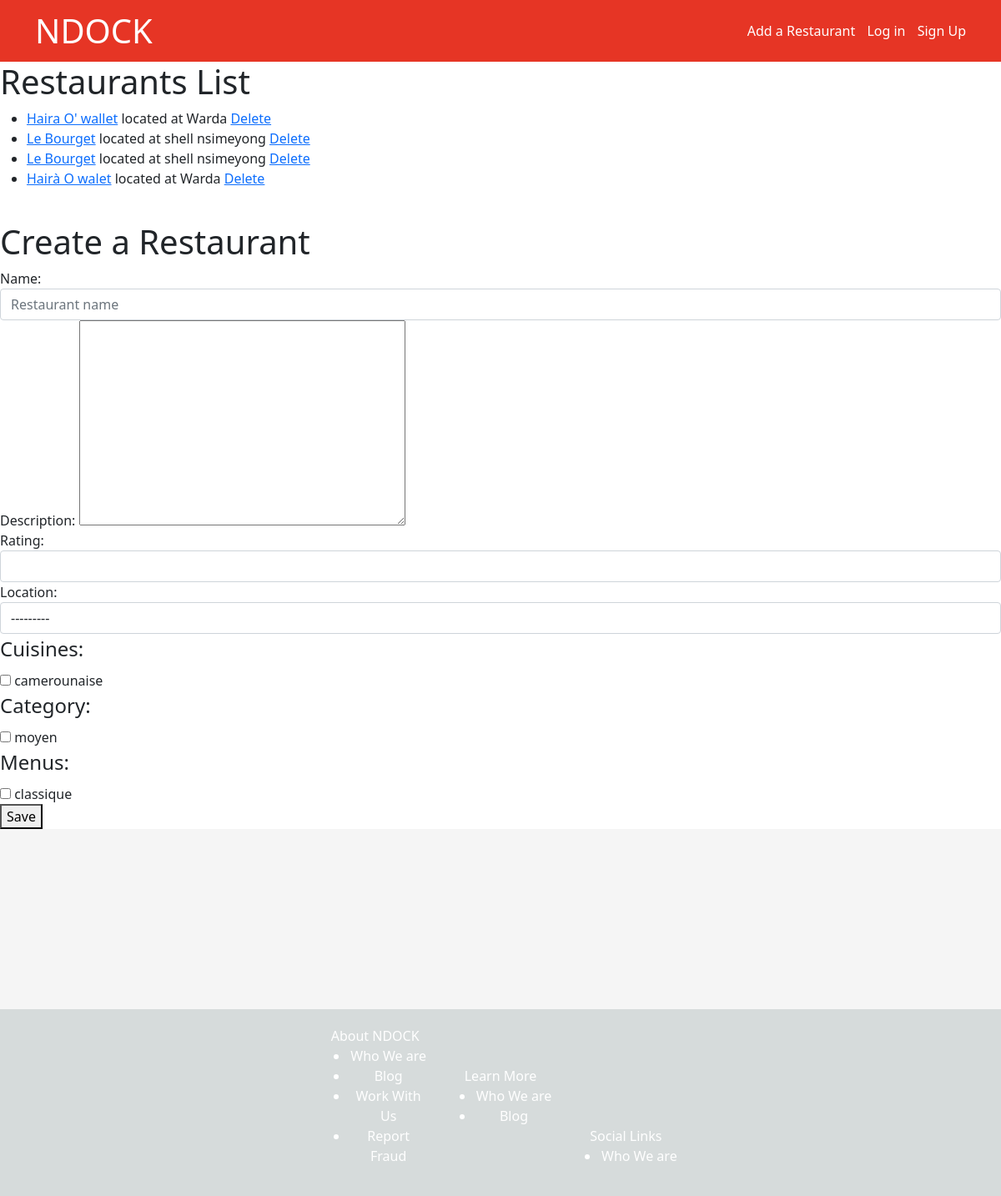
/, run on an earlier commit of the app's database.
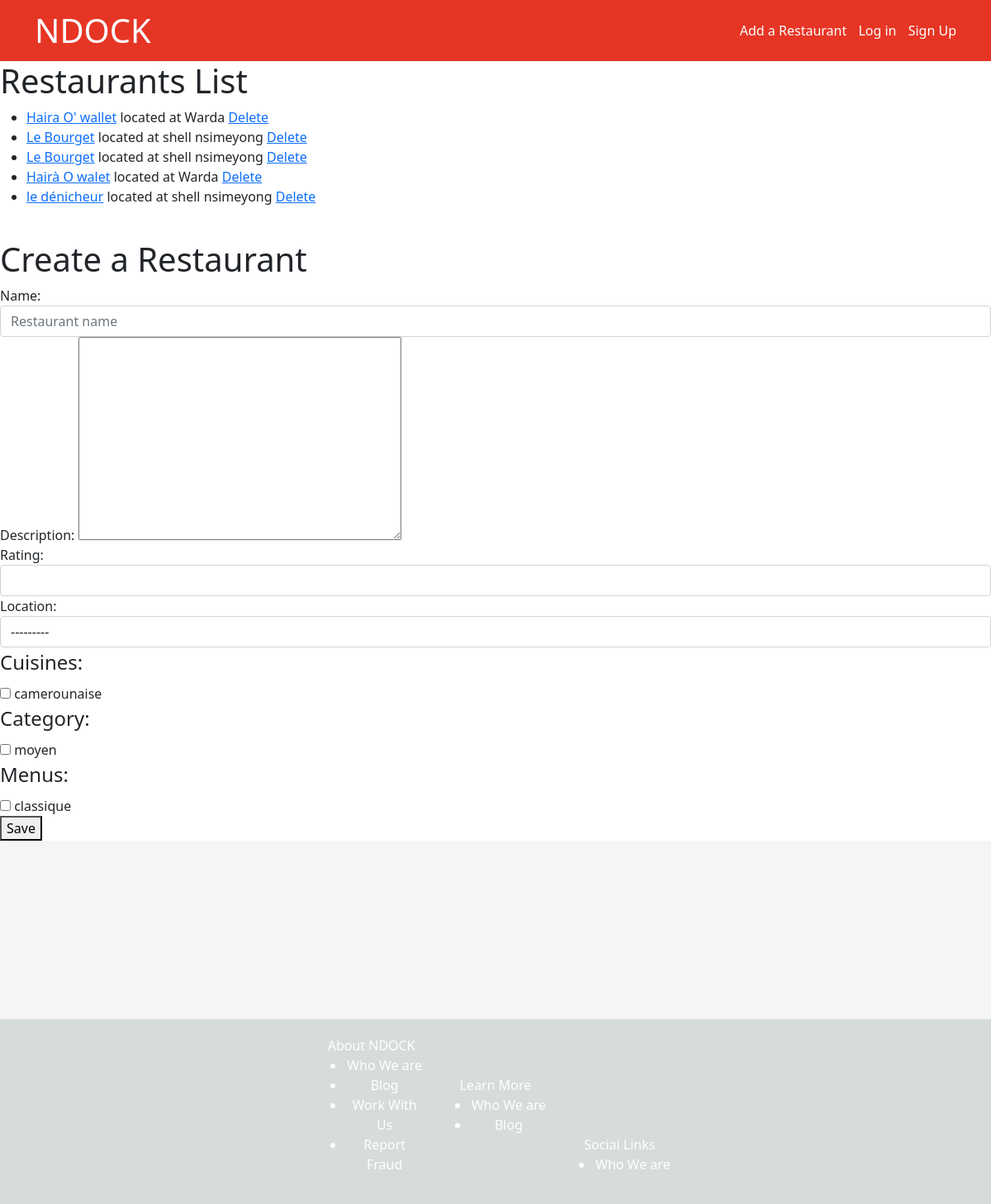
And on a later commit of the database.
### restaurant/models.py (models this page shows, shortened)
class Restaurant(models.Model):
    name = models.CharField(max_length=255)
    description = models.TextField(blank=True, null=True)
    rating = models.DecimalField(max_digits=3, decimal_places=2)
    location = models.ForeignKey(
        'Location', on_delete=models.CASCADE, related_name='restaurants')
    cuisines = models.ManyToManyField('Cuisine', related_name='restaurants')
    category = models.ManyToManyField(
        "MenuCategory", related_name='restaurants')
    menus = models.ManyToManyField('Menu', related_name='menu_restaurants')
    search_fields = ['name', 'location', 'cuisines', 'menus', 'category']
    def average_rating(self):
        ratings = self.rating
        if ratings:
            return round(ratings, 2)
        return None
    """ When having ratings from users

        def get_average_rating(self):
            # Calculate and return the average rating for the restaurant
        ratings = self.reviews.values_list('rating', flat=True)
        if ratings:
            average_rating = sum(ratings) / len(ratings)
            return round(average_rating, 2)
        return None
    """

class Location(models.Model):
    name = models.CharField(max_length=255)
    lattide = models.CharField(max_length=255, blank=True, null=True)
    longitude = models.CharField(max_length=255, blank=True, null=True)
    def __str__(self):
        return f"{self.name}"

### restaurant/views.py (the view, shortened to what this page needs)
# urls.py: path('', views.restaurant_list, name='restaurant_list'),
def restaurant_list(request):
    context = {}
    restaurants = Restaurant.objects.all()
    context['restaurants'] = restaurants
    form = RestaurantForm()
    context['form'] = form
    return render(request, 'restaurant/restaurant_list.html', context)

### restaurant/forms.py
class RestaurantForm(forms.ModelForm):
    class Meta:
        model = Restaurant
        fields = '__all__'
        widgets = {
            'name': forms.TextInput(attrs={'class': 'form-control', 'placeholder': 'Restaurant name'}),
            'description': forms.Textarea(),
            'rating': forms.NumberInput(attrs={'class': 'form-control'}),
            'location': forms.Select(attrs={'class': 'form-control'}),
            'cuisines': forms.CheckboxSelectMultiple(),
            'category': forms.CheckboxSelectMultiple(),
            'menus': forms.CheckboxSelectMultiple(),
        }

### restaurant/models.py (called while the page is built)
    def __str__(self):
        return f"{self.name}"

    def __str__(self):
        return f"{self.name}"

    def __str__(self):
        return f"{self.name}"

### templates/restaurant/restaurant_list.html (shortened to what this page needs)
{% extends "restaurant/base.html" %}
{% load static %}
    {% block content %}
    <h1>Restaurants List</h1>
    <ul>
      {% for restaurant in restaurants %}
      <li> <a href="{% url 'restaurant:restaurant_details' restaurant.pk %}">{{ restaurant.name }}</a>   located at  {{ restaurant.location }}   <a href="{% url 'restaurant:restaurant_delete' restaurant.pk %}">Delete</a>  </li>
      {% endfor %}
    </ul>
    <br/>
    <h1>Create a Restaurant</h1>
    <form method="post">
        {{ form }}
        <button type="submit">Save</button>
    </form>
    {% endblock content %}

What changed in the data, as far as the page shows it:
added Restaurant: name "le dénicheur", location "shell nsimeyong"
